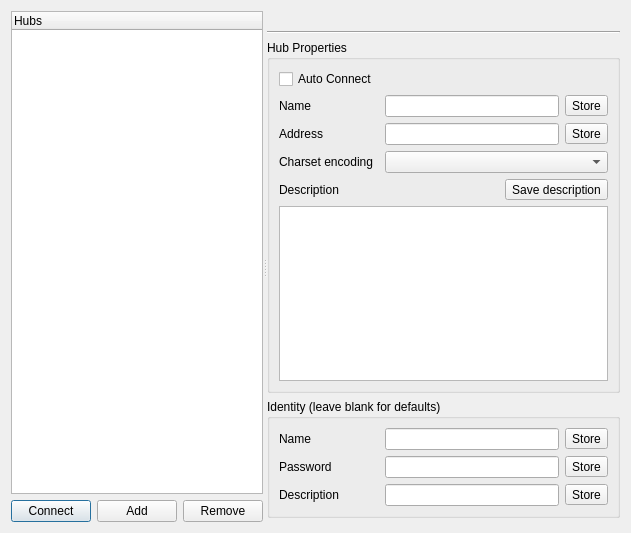
<ui version="4.0" >
 <class>mdiFAVHUBwin</class>
 <widget class="QDialog" name="mdiFAVHUBwin" >
  <property name="geometry" >
   <rect>
    <x>0</x>
    <y>0</y>
    <width>568</width>
    <height>533</height>
   </rect>
  </property>
  <property name="sizePolicy" >
   <sizepolicy vsizetype="Preferred" hsizetype="Preferred" >
    <horstretch>0</horstretch>
    <verstretch>0</verstretch>
   </sizepolicy>
  </property>
  <property name="windowTitle" >
   <string>Favorite Hubs</string>
  </property>
  <layout class="QGridLayout" >
   <item row="0" column="0" >
    <widget class="QSplitter" name="splitter" >
     <property name="orientation" >
      <enum>Qt::Horizontal</enum>
     </property>
     <widget class="QWidget" name="layoutWidget63" >
      <layout class="QVBoxLayout" >
       <item>
        <widget class="QDLTreeWidget" name="list" >
         <property name="selectionMode" >
          <enum>QAbstractItemView::ExtendedSelection</enum>
         </property>
         <property name="rootIsDecorated" >
          <bool>false</bool>
         </property>
         <property name="itemsExpandable" >
          <bool>false</bool>
         </property>
         <property name="allColumnsShowFocus" >
          <bool>true</bool>
         </property>
         <column>
          <property name="text" >
           <string>Hubs</string>
          </property>
         </column>
        </widget>
       </item>
       <item>
        <layout class="QHBoxLayout" >
         <item>
          <widget class="QPushButton" name="btn_Connect" >
           <property name="text" >
            <string>Connect</string>
           </property>
          </widget>
         </item>
         <item>
          <spacer>
           <property name="orientation" >
            <enum>Qt::Horizontal</enum>
           </property>
           <property name="sizeHint" >
            <size>
             <width>40</width>
             <height>20</height>
            </size>
           </property>
          </spacer>
         </item>
         <item>
          <widget class="QPushButton" name="btn_Add" >
           <property name="text" >
            <string>Add</string>
           </property>
          </widget>
         </item>
         <item>
          <widget class="QPushButton" name="btn_Delete" >
           <property name="text" >
            <string>Remove</string>
           </property>
          </widget>
         </item>
        </layout>
       </item>
      </layout>
     </widget>
     <widget class="QWidget" name="layoutWidget" >
      <layout class="QVBoxLayout" >
       <item>
        <widget class="QLabel" name="currentLabel" >
         <property name="text" >
          <string/>
         </property>
        </widget>
       </item>
       <item>
        <widget class="Line" name="line" >
         <property name="orientation" >
          <enum>Qt::Horizontal</enum>
         </property>
        </widget>
       </item>
       <item>
        <widget class="QGroupBox" name="groupBox" >
         <property name="title" >
          <string>Hub Properties</string>
         </property>
         <layout class="QGridLayout" >
          <item row="0" column="0" >
           <layout class="QVBoxLayout" >
            <item>
             <widget class="QCheckBox" name="cb_autoConnect" >
              <property name="text" >
               <string>Auto Connect</string>
              </property>
             </widget>
            </item>
            <item>
             <layout class="QHBoxLayout" >
              <item>
               <widget class="QLabel" name="label" >
                <property name="minimumSize" >
                 <size>
                  <width>100</width>
                  <height>0</height>
                 </size>
                </property>
                <property name="text" >
                 <string>Name</string>
                </property>
               </widget>
              </item>
              <item>
               <widget class="QHubLineEdit" name="edt_hubName" />
              </item>
              <item>
               <widget class="QToolButton" name="btn_hName_store" >
                <property name="text" >
                 <string>Store</string>
                </property>
               </widget>
              </item>
             </layout>
            </item>
            <item>
             <layout class="QHBoxLayout" >
              <item>
               <widget class="QLabel" name="label_2" >
                <property name="minimumSize" >
                 <size>
                  <width>100</width>
                  <height>0</height>
                 </size>
                </property>
                <property name="text" >
                 <string>Address</string>
                </property>
               </widget>
              </item>
              <item>
               <widget class="QHubLineEdit" name="edt_hubAddress" />
              </item>
              <item>
               <widget class="QToolButton" name="btn_hAddr_store" >
                <property name="text" >
                 <string>Store</string>
                </property>
               </widget>
              </item>
             </layout>
            </item>
            <item>
             <layout class="QHBoxLayout" >
              <item>
               <widget class="QLabel" name="label_4" >
                <property name="minimumSize" >
                 <size>
                  <width>100</width>
                  <height>0</height>
                 </size>
                </property>
                <property name="text" >
                 <string>Charset encoding</string>
                </property>
               </widget>
              </item>
              <item>
               <widget class="QComboBox" name="cb_hubCharset" >
                <property name="sizePolicy" >
                 <sizepolicy vsizetype="Fixed" hsizetype="Expanding" >
                  <horstretch>0</horstretch>
                  <verstretch>0</verstretch>
                 </sizepolicy>
                </property>
               </widget>
              </item>
             </layout>
            </item>
            <item>
             <layout class="QVBoxLayout" >
              <item>
               <layout class="QHBoxLayout" >
                <item>
                 <widget class="QLabel" name="label_3" >
                  <property name="minimumSize" >
                   <size>
                    <width>100</width>
                    <height>0</height>
                   </size>
                  </property>
                  <property name="text" >
                   <string>Description</string>
                  </property>
                 </widget>
                </item>
                <item>
                 <widget class="QToolButton" name="btn_hDesc_store" >
                  <property name="text" >
                   <string>Save description</string>
                  </property>
                 </widget>
                </item>
               </layout>
              </item>
              <item>
               <widget class="QTextEdit" name="edt_hubDesc" >
                <property name="sizePolicy" >
                 <sizepolicy vsizetype="Preferred" hsizetype="Expanding" >
                  <horstretch>0</horstretch>
                  <verstretch>0</verstretch>
                 </sizepolicy>
                </property>
               </widget>
              </item>
             </layout>
            </item>
           </layout>
          </item>
         </layout>
        </widget>
       </item>
       <item>
        <widget class="QGroupBox" name="groupBox_2" >
         <property name="title" >
          <string>Identity (leave blank for defaults)</string>
         </property>
         <layout class="QGridLayout" >
          <item row="0" column="0" >
           <layout class="QVBoxLayout" >
            <item>
             <layout class="QHBoxLayout" >
              <item>
               <widget class="QLabel" name="label_5" >
                <property name="minimumSize" >
                 <size>
                  <width>100</width>
                  <height>0</height>
                 </size>
                </property>
                <property name="text" >
                 <string>Name</string>
                </property>
               </widget>
              </item>
              <item>
               <widget class="QHubLineEdit" name="edt_Login" >
                <property name="maxLength" >
                 <number>35</number>
                </property>
               </widget>
              </item>
              <item>
               <widget class="QToolButton" name="btn_uName_store" >
                <property name="text" >
                 <string>Store</string>
                </property>
               </widget>
              </item>
             </layout>
            </item>
            <item>
             <layout class="QHBoxLayout" >
              <item>
               <widget class="QLabel" name="label_6" >
                <property name="minimumSize" >
                 <size>
                  <width>100</width>
                  <height>0</height>
                 </size>
                </property>
                <property name="text" >
                 <string>Password</string>
                </property>
               </widget>
              </item>
              <item>
               <widget class="QHubLineEdit" name="edt_Pass" >
                <property name="maxLength" >
                 <number>35</number>
                </property>
               </widget>
              </item>
              <item>
               <widget class="QToolButton" name="btn_uPass_store" >
                <property name="text" >
                 <string>Store</string>
                </property>
               </widget>
              </item>
             </layout>
            </item>
            <item>
             <layout class="QHBoxLayout" >
              <item>
               <widget class="QLabel" name="label_7" >
                <property name="minimumSize" >
                 <size>
                  <width>100</width>
                  <height>0</height>
                 </size>
                </property>
                <property name="text" >
                 <string>Description</string>
                </property>
               </widget>
              </item>
              <item>
               <widget class="QHubLineEdit" name="edt_Desc" >
                <property name="maxLength" >
                 <number>35</number>
                </property>
               </widget>
              </item>
              <item>
               <widget class="QToolButton" name="btn_uDesc_store" >
                <property name="text" >
                 <string>Store</string>
                </property>
               </widget>
              </item>
             </layout>
            </item>
           </layout>
          </item>
         </layout>
        </widget>
       </item>
       <item>
        <spacer>
         <property name="orientation" >
          <enum>Qt::Vertical</enum>
         </property>
         <property name="sizeHint" >
          <size>
           <width>353</width>
           <height>20</height>
          </size>
         </property>
        </spacer>
       </item>
      </layout>
     </widget>
    </widget>
   </item>
  </layout>
 </widget>
 <customwidgets>
  <customwidget>
   <class>QDLTreeWidget</class>
   <extends>QTreeWidget</extends>
   <header>../src/widgets/stil_qdltreewidget.h</header>
  </customwidget>
  <customwidget>
   <class>QHubLineEdit</class>
   <extends>QLineEdit</extends>
   <header>../src/widgets/stil_qdltreewidget.h</header>
  </customwidget>
 </customwidgets>
 <resources/>
 <connections/>
</ui>
